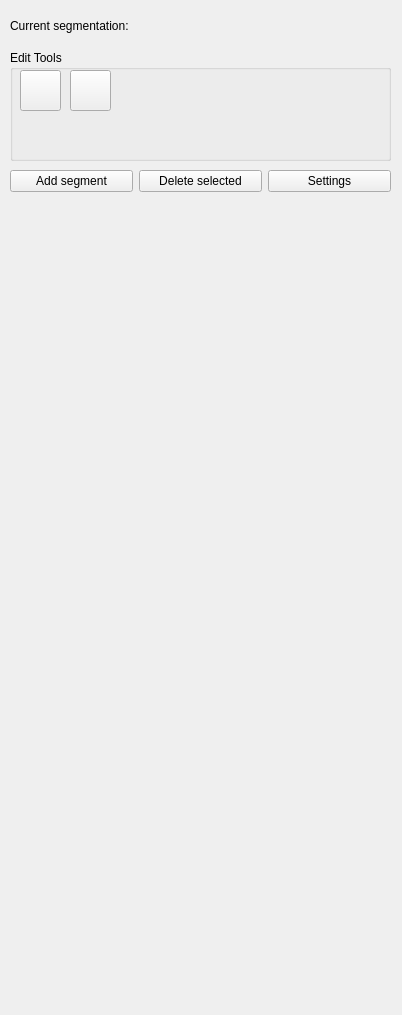
<?xml version="1.0" encoding="UTF-8"?>
<ui version="4.0">
 <class>qSlicerSegmentationsModule</class>
 <widget class="QWidget" name="qSlicerSegmentationsModule">
  <property name="geometry">
   <rect>
    <x>0</x>
    <y>0</y>
    <width>402</width>
    <height>1015</height>
   </rect>
  </property>
  <property name="windowTitle">
   <string>Form</string>
  </property>
  <widget class="QWidget" name="layoutWidget">
   <property name="geometry">
    <rect>
     <x>10</x>
     <y>170</y>
     <width>381</width>
     <height>741</height>
    </rect>
   </property>
   <layout class="QGridLayout" name="gridLayout">
    <item row="2" column="3">
     <widget class="QPushButton" name="pushButton_DeleteSelected">
      <property name="text">
       <string>Delete selected</string>
      </property>
     </widget>
    </item>
    <item row="2" column="2">
     <widget class="QPushButton" name="pushButton_AddSegment">
      <property name="text">
       <string>Add segment</string>
      </property>
     </widget>
    </item>
    <item row="2" column="4">
     <widget class="QPushButton" name="pushButton_Settings">
      <property name="text">
       <string>Settings</string>
      </property>
     </widget>
    </item>
    <item row="3" column="2" colspan="3">
     <widget class="qMRMLSegmentsTableView" name="SegmentsTableView" native="true">
      <property name="sizePolicy">
       <sizepolicy hsizetype="Expanding" vsizetype="MinimumExpanding">
        <horstretch>0</horstretch>
        <verstretch>3</verstretch>
       </sizepolicy>
      </property>
      <property name="minimumSize">
       <size>
        <width>0</width>
        <height>60</height>
       </size>
      </property>
     </widget>
    </item>
   </layout>
  </widget>
  <widget class="QGroupBox" name="groupBox">
   <property name="geometry">
    <rect>
     <x>10</x>
     <y>50</y>
     <width>381</width>
     <height>111</height>
    </rect>
   </property>
   <property name="title">
    <string>Edit Tools</string>
   </property>
   <widget class="QPushButton" name="pushButton_paintbrush">
    <property name="geometry">
     <rect>
      <x>10</x>
      <y>20</y>
      <width>41</width>
      <height>41</height>
     </rect>
    </property>
    <property name="minimumSize">
     <size>
      <width>20</width>
      <height>20</height>
     </size>
    </property>
    <property name="sizeIncrement">
     <size>
      <width>20</width>
      <height>20</height>
     </size>
    </property>
    <property name="baseSize">
     <size>
      <width>30</width>
      <height>30</height>
     </size>
    </property>
    <property name="toolTip">
     <string>Using Paint Brush to draw Structure</string>
    </property>
    <property name="text">
     <string/>
    </property>
    <property name="icon">
     <iconset>
      <normaloff>../Icons/paintbrush.gif</normaloff>../Icons/paintbrush.gif</iconset>
    </property>
    <property name="iconSize">
     <size>
      <width>40</width>
      <height>40</height>
     </size>
    </property>
   </widget>
   <widget class="QPushButton" name="pushButton_poly">
    <property name="geometry">
     <rect>
      <x>60</x>
      <y>20</y>
      <width>41</width>
      <height>41</height>
     </rect>
    </property>
    <property name="text">
     <string/>
    </property>
    <property name="icon">
     <iconset>
      <normaloff>../Icons/poly.gif</normaloff>../Icons/poly.gif</iconset>
    </property>
    <property name="iconSize">
     <size>
      <width>40</width>
      <height>40</height>
     </size>
    </property>
   </widget>
  </widget>
  <widget class="QWidget" name="horizontalLayoutWidget">
   <property name="geometry">
    <rect>
     <x>10</x>
     <y>10</y>
     <width>381</width>
     <height>31</height>
    </rect>
   </property>
   <layout class="QHBoxLayout" name="horizontalLayout">
    <item>
     <widget class="QLabel" name="label_CurrentSegmentation">
      <property name="text">
       <string>Current segmentation:</string>
      </property>
     </widget>
    </item>
    <item>
     <widget class="qMRMLNodeComboBox" name="MRMLNodeComboBox_Segmentation" native="true">
      <property name="nodeTypes" stdset="0">
       <stringlist>
        <string>vtkMRMLSegmentationNode</string>
       </stringlist>
      </property>
      <property name="renameEnabled" stdset="0">
       <bool>true</bool>
      </property>
     </widget>
    </item>
   </layout>
  </widget>
 </widget>
 <customwidgets>
  <customwidget>
   <class>qMRMLNodeComboBox</class>
   <extends>QWidget</extends>
   <header>qMRMLNodeComboBox.h</header>
   <container>1</container>
  </customwidget>
  <customwidget>
   <class>qMRMLSegmentsTableView</class>
   <extends>QWidget</extends>
   <header>qMRMLSegmentsTableView.h</header>
  </customwidget>
 </customwidgets>
 <resources/>
 <connections/>
</ui>
